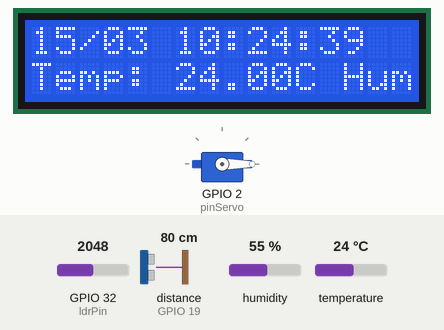
Simulated run of this sketch. Board: ESP32. On the bench: servo, 16×2 character LCD. Wiring (inferred from the names in the program): ultrasonic range finder: trigger GPIO 18; echo GPIO 19. The test bench sets the inputs (shaded band); at power-on: temperature 24 °C, humidity 55 %, distance to the obstacle (sensor on GPIO 19) 80 cm, GPIO 32 (ldrPin) = 2048. The echo pulse lasts 58.3 µs per cm; WiFi joins after 1.5 s; servers stay silent unless stated; the local clock reads 2024-03-15 10:24:30 at power-on unless the sketch sets it; no MQTT or app messages arrive unless stated; what the sketch prints to the serial monitor is not drawn.

Above: at 9.7 s.
9.8 s: temperature set to 12 °C
At 17.1 s:
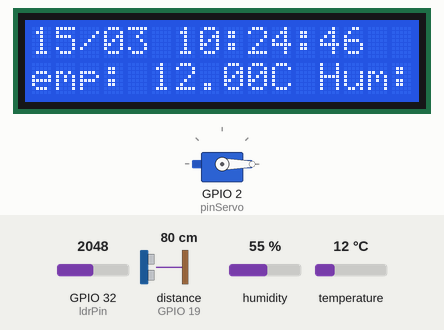
17.3 s: temperature set to 19 °C
At 24.6 s:
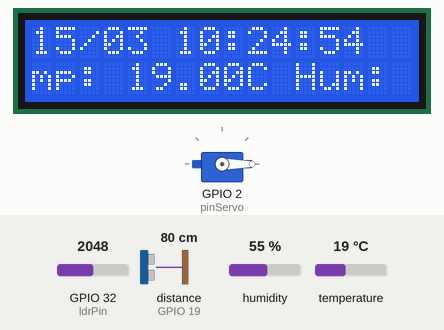
24.8 s: humidity set to 22 %
At 32.1 s:
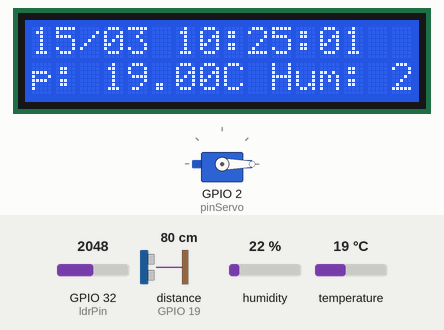
32.3 s: distance to the obstacle (sensor on GPIO 19) set to 2 cm
39.8 s: humidity set to 40 %
At 47.1 s:
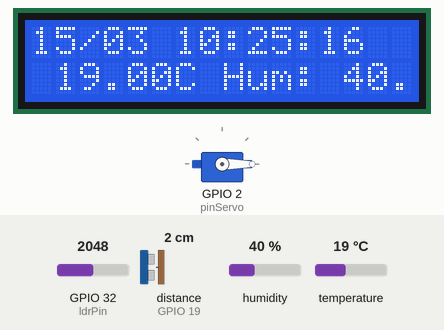
47.3 s: distance to the obstacle (sensor on GPIO 19) set to 120 cm
Timing chart, 0 to 72.8 s (numbered marks = the images above; inputs shaded):
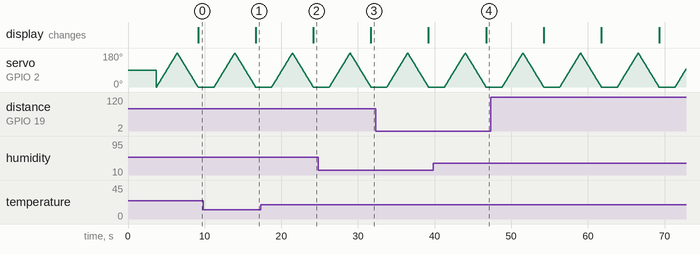

Measured:
- after the input at 9.8 s, the display: changes after 6.9 s (image 1)
- after the input at 17.3 s, the display: changes after 6.9 s (image 2)
- after the input at 24.8 s, the display: changes after 6.9 s (image 3)
- after the input at 39.8 s, the display: changes after 6.9 s (image 4)

The sketch:

123asdasd.ino
```cpp
#include <WiFi.h>
#include <PubSubClient.h>
#include <LiquidCrystal.h>
#include <DHT.h>
#include <ESP32Servo.h>
#include <time.h>

#define DHT_PIN 4

const char* ssid = "Honor";
const char* password = "12345678";

const char* mqtt_server = "34.226.127.27";
const int mqtt_port = 1883;
const char* mqtt_user = "angel";
const char* mqtt_password = "angelgabriel";

WiFiClient espClient;
PubSubClient client(espClient);

Servo miServo;
LiquidCrystal lcd(14, 17, 5, 22, 23, 21);
DHT dht(DHT_PIN, DHT11);

const int pinServo = 2;
const int ldrPin = 32;

#define TRIGGER_PIN 18
#define ECHO_PIN 19

const char* topic = "esp32.mqtt";

String scrollText;
int scrollIndex = 0;
unsigned long lastScrollTime = 0;
unsigned long scrollInterval = 1000;
const int ldrThreshold = 30;

void setup() {
  Serial.begin(9600);

  miServo.attach(pinServo);

  lcd.begin(16, 2);

  dht.begin();

  pinMode(TRIGGER_PIN, OUTPUT);
  pinMode(ECHO_PIN, INPUT);

  WiFi.begin(ssid, password);
  Serial.println("Connecting to WiFi...");
  while (WiFi.status() != WL_CONNECTED) {
    delay(500);
    Serial.print(".");
  }
  Serial.println("Connected to WiFi");
  Serial.print("IP Address: ");
  Serial.println(WiFi.localIP());

  client.setServer(mqtt_server, mqtt_port);

  configTime(-5 * 3600, 0, "pool.ntp.org");

  delay(2000);
}

void reconnect() {
  while (!client.connected()) {
    Serial.print("Intentando conexión MQTT...");
    if (client.connect("ESP32Client", mqtt_user, mqtt_password)) {
      Serial.println("Conectado");
    } else {
      Serial.print("Error, rc=");
      Serial.print(client.state());
      Serial.println(" Intenta de nuevo en 5 segundos");
      delay(5000);
    }
  }
}

float medirDistancia() {
  digitalWrite(TRIGGER_PIN, LOW);
  delayMicroseconds(2);
  digitalWrite(TRIGGER_PIN, HIGH);
  delayMicroseconds(10);
  digitalWrite(TRIGGER_PIN, LOW);

  long duracion = pulseIn(ECHO_PIN, HIGH);

  float distancia = (duracion * 0.0343) / 2;

  return distancia;
}

void mostrarFechaHora() {
  struct tm timeinfo;
  if (!getLocalTime(&timeinfo)) {
    Serial.println("Failed to obtain time");
    return;
  }

  char timeStringBuff[20];
  strftime(timeStringBuff, sizeof(timeStringBuff), "%d/%m %H:%M:%S", &timeinfo);

  lcd.setCursor(0, 0);
  lcd.print(timeStringBuff);
}

void actualizarScrollText(float t, float h, float d, String diaNoche) {
  scrollText = "Temp: " + String(t) + "C Hum: " + String(h) + "% Dist: " + String(d) + "cm " + diaNoche;
}

void mostrarScrollText() {
  if (millis() - lastScrollTime >= scrollInterval) {
    lcd.setCursor(0, 1);
    for (int i = 0; i < 16; i++) {
      int charIndex = (scrollIndex + i) % scrollText.length();
      lcd.print(scrollText[charIndex]);
    }
    scrollIndex = (scrollIndex + 1) % scrollText.length();
    lastScrollTime = millis();
  }
}

void loop() {
  if (!client.connected()) {
    reconnect();
  }
  client.loop();

  float h = dht.readHumidity();
  float t = dht.readTemperature();
  float d = medirDistancia();
  int ldrValue = analogRead(ldrPin);

  Serial.print("Valor LDR: ");
  Serial.println(ldrValue);

  String diaNoche = (ldrValue > ldrThreshold) ? "Dia" : "Noche";

  if (isnan(h) || isnan(t) || isnan(d)) {
    lcd.setCursor(0, 1);
    lcd.print("Error en sensor");
    Serial.println("Error al leer el sensor!");
  } else {

    actualizarScrollText(t, h, d, diaNoche);

    Serial.print("Temperatura: ");
    Serial.print(t);
    Serial.print(" °C\t");
    Serial.print("Humedad: ");
    Serial.print(h);
    Serial.print(" %\t");
    Serial.print("Distancia: ");
    Serial.print(d);
    Serial.print(" cm\t");
    Serial.print("Estado: ");
    Serial.println(diaNoche);


    String payload = "Temp:" + String(t) + ", Hum:" + String(h) + ", Dist:" + String(d) + ", Estado:" + diaNoche;
    if (client.publish(topic, payload.c_str())) {
      Serial.println("Mensaje enviado con éxito");
    } else {
      Serial.println("Error al enviar el mensaje");
    }
  }


  for (int angulo = 0; angulo <= 180; angulo += 1) {
    miServo.write(angulo);
    delay(15);
  }

  for (int angulo = 180; angulo >= 0; angulo -= 1) {
    miServo.write(angulo);
    delay(15);
  }

  mostrarFechaHora();

  mostrarScrollText();

  delay(2000);
}
```
